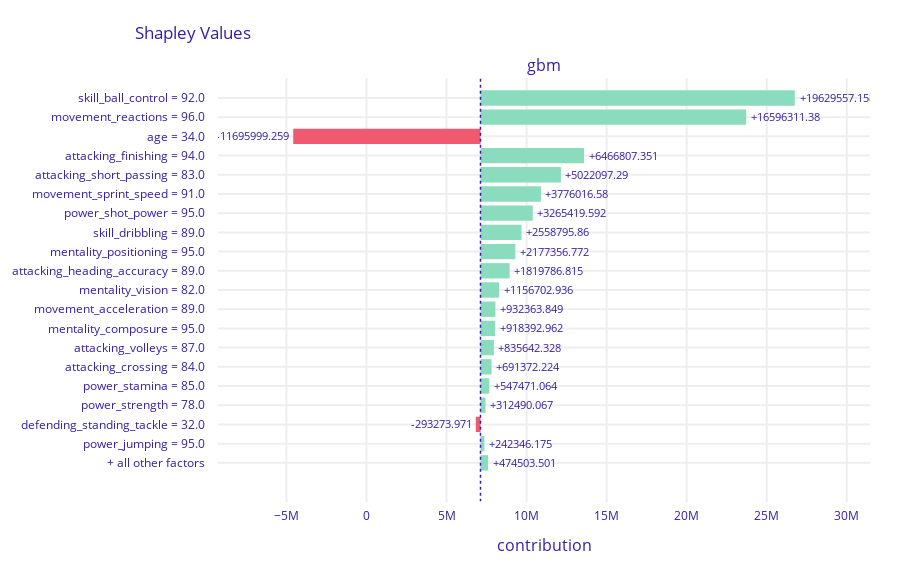

Here is the notebook cell this chart was saved with:
### Code cell
fifa_pp_gbm = fifa_gbm_exp.predict_parts(cr7, type='shap')
fifa_pp_gbm.plot(max_vars = 20)

### Figure 1 — Plotly figure (JSON) as saved in the notebook; plotly's stock layout.template omitted (floating-point values rounded to 4 significant figures)
{"data": [{"base": 7120000.0, "hoverinfo": "text", "hoverlabel": {"bgcolor": "rgba(0,0,0,0.8)"}, "hovertext": ["Average response: 7120225.04<br>Prediction: 62554385.712<br>skill_ball_control = 92.0<br>increases average response <br>by 19629557.158", "Average response: 7120225.04<br>Prediction: 62554385.712<br>movement_reactions = 96.0<br>increases average response <br>by 16596311.38", "Average response: 7120225.04<br>Prediction: 62554385.712<br>age = 34.0<br>decreases average response <br>by 11695999.259", "Average response: 7120225.04<br>Prediction: 62554385.712<br>attacking_finishing = 94.0<br>increases average response <br>by 6466807.351", "Average response: 7120225.04<br>Prediction: 62554385.712<br>attacking_short_passing = 83.0<br>increases average response <br>by 5022097.29", "Average response: 7120225.04<br>Prediction: 62554385.712<br>movement_sprint_speed = 91.0<br>increases average response <br>by 3776016.58", "Average response: 7120225.04<br>Prediction: 62554385.712<br>power_shot_power = 95.0<br>increases average response <br>by 3265419.592", "Average response: 7120225.04<br>Prediction: 62554385.712<br>skill_dribbling = 89.0<br>increases average response <br>by 2558795.86", "Average response: 7120225.04<br>Prediction: 62554385.712<br>mentality_positioning = 95.0<br>increases average response <br>by 2177356.772", "Average response: 7120225.04<br>Prediction: 62554385.712<br>attacking_heading_accuracy = 89.0<br>increases average response <br>by 1819786.815", "Average response: 7120225.04<br>Prediction: 62554385.712<br>mentality_vision = 82.0<br>increases average response <br>by 1156702.936", "Average response: 7120225.04<br>Prediction: 62554385.712<br>movement_acceleration = 89.0<br>increases average response <br>by 932363.849", "Average response: 7120225.04<br>Prediction: 62554385.712<br>mentality_composure = 95.0<br>increases average response <br>by 918392.962", "Average response: 7120225.04<br>Prediction: 62554385.712<br>attacking_volleys = 87.0<br>increases average response <br>by 835642.328", "Average response: 7120225.04<br>Prediction: 62554385.712<br>attacking_crossing = 84.0<br>increases average response <br>by 691372.224", "Average response: 7120225.04<br>Prediction: 62554385.712<br>power_stamina = 85.0<br>increases average response <br>by 547471.064", "Average response: 7120225.04<br>Prediction: 62554385.712<br>power_strength = 78.0<br>increases average response <br>by 312490.067", "Average response: 7120225.04<br>Prediction: 62554385.712<br>defending_standing_tackle = 32.0<br>decreases average response <br>by 293273.971", "Average response: 7120225.04<br>Prediction: 62554385.712<br>power_jumping = 95.0<br>increases average response <br>by 242346.175", "Average response: 7120225.04<br>Prediction: 62554385.712<br>+ all other factors<br>increases average response <br>by 474503.501"], "marker": {"color": ["#8bdcbe", "#8bdcbe", "#f05a71", "#8bdcbe", "#8bdcbe", "#8bdcbe", "#8bdcbe", "#8bdcbe", "#8bdcbe", "#8bdcbe", "#8bdcbe", "#8bdcbe", "#8bdcbe", "#8bdcbe", "#8bdcbe", "#8bdcbe", "#8bdcbe", "#f05a71", "#8bdcbe", "#8bdcbe"]}, "orientation": "h", "showlegend": false, "text": ["+19629557.158", "+16596311.38", "-11695999.259", "+6466807.351", "+5022097.29", "+3776016.58", "+3265419.592", "+2558795.86", "+2177356.772", "+1819786.815", "+1156702.936", "+932363.849", "+918392.962", "+835642.328", "+691372.224", "+547471.064", "+312490.067", "-293273.971", "+242346.175", "+474503.501"], "textposition": "outside", "type": "bar", "x": [19630000.0, 16600000.0, -11700000.0, 6467000.0, 5022000.0, 3776000.0, 3265000.0, 2559000.0, 2177000.0, 1820000.0, 1157000.0, 932400.0, 918400.0, 835600.0, 691400.0, 547500.0, 312500.0, -293300.0, 242300.0, 474500.0], "xaxis": "x", "y": ["skill_ball_control = 92.0", "movement_reactions = 96.0", "age = 34.0", "attacking_finishing = 94.0", "attacking_short_passing = 83.0", "movement_sprint_speed = 91.0", "power_shot_power = 95.0", "skill_dribbling = 89.0", "mentality_positioning = 95.0", "attacking_heading_accuracy = 89.0", "mentality_vision = 82.0", "movement_acceleration = 89.0", "mentality_composure = 95.0", "attacking_volleys = 87.0", "attacking_crossing = 84.0", "power_stamina = 85.0", "power_strength = 78.0", "defending_standing_tackle = 32.0", "power_jumping = 95.0", "+ all other factors"], "yaxis": "y"}], "layout": {"annotations": [{"font": {"size": 16}, "showarrow": false, "text": "gbm", "x": 0.5, "xanchor": "center", "xref": "paper", "y": 1, "yanchor": "bottom", "yref": "paper"}, {"font": {"size": 16}, "showarrow": false, "text": "contribution", "x": 0.5, "xanchor": "center", "xref": "paper", "y": 0, "yanchor": "top", "yref": "paper", "yshift": -30}], "font": {"color": "#371ea3"}, "height": 573, "margin": {"b": 71, "r": 30, "t": 78}, "shapes": [{"line": {"color": "#371ea3", "dash": "dot", "width": 1.5}, "type": "line", "x0": 7120000.0, "x1": 7120000.0, "xref": "x", "y0": -1, "y1": 21, "yref": "y"}], "title": {"text": "Shapley Values", "x": 0.15}, "xaxis": {"anchor": "y", "automargin": true, "domain": [0, 1], "fixedrange": true, "gridwidth": 2, "range": [-9275000.0, 31450000.0], "tickcolor": "white", "ticklen": 3, "ticks": "outside", "type": "linear", "zeroline": false}, "yaxis": {"anchor": "x", "automargin": true, "autorange": "reversed", "domain": [0, 1], "fixedrange": true, "gridwidth": 2, "tickcolor": "white", "ticklen": 10, "ticks": "outside", "type": "category"}}}
